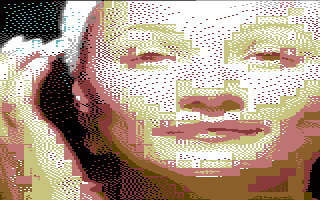
#> input picture koala/img00.png, 320 x 200 px
$ python photo_to_koala.py ../koala/img00.png out.png
#> lines starting #> are read from the running program, lines starting #| are printed output that depends on the picture
#!/usr/bin/env python3
"""
Photo -> C64 Koala multicolour bitmap (full 16-colour palette, FS dither).

Koala layout (load addr $6000), matches KickAss BF_KOALA:
  $0000-$1f3f  bitmap   (8000 bytes, 40x25 cells x 8 bytes)
  $1f40-$2327  screen   (1000 bytes: hi nibble=%01 colour, lo nibble=%10)
  $2328-$270f  colour   (1000 bytes: lo nibble=%11 colour)
  $2710        background ($d021, the shared %00 colour)

Multicolour bitmap: 160x200 logical px (each 2 hw px wide), 40x25 cells of
4x8 logical px. Per cell 4 colours: %00 global bg, %01/%10 from screen RAM
nibbles, %11 from colour RAM. We pick a global bg, then per cell choose the
best 3 of 16 palette colours, then a single global Floyd-Steinberg pass
quantises every pixel to the 4 colours of its own cell (error propagates
across cell borders -> less blockiness than per-cell dithering).

Usage:
  photo_to_koala.py in.png out.kla [--preview out.png] [--no-dither]
                                   [--bg N] [--contrast f] [--sat f]
"""
import argparse
import numpy as np
from PIL import Image, ImageEnhance

# Pepto PAL C64 palette (index = C64 colour number).
PALETTE = np.array([
    (0, 0, 0), (255, 255, 255), (136, 57, 57), (103, 182, 189),
    (139, 79, 171), (80, 175, 75), (64, 64, 173), (199, 196, 126),
    (139, 95, 41), (87, 66, 0), (191, 116, 116), (86, 86, 86),
    (128, 128, 128), (155, 226, 152), (124, 124, 219), (171, 171, 171),
], dtype=np.float64)


def best_global_bg(flat_q):
    """Most-frequent palette index over the whole image -> global bg."""
    counts = np.bincount(flat_q, minlength=16)
    return int(np.argmax(counts))


def pick_cell_palettes(img160, bg):
    """For each 4x8 cell pick the 3 palette colours (besides bg) that, with
    bg, minimise squared error over the cell's 32 pixels.

    Returns cellcols[25,40,3] of palette indices (the %01,%10,%11 colours)."""
    # squared distance from every pixel to every palette colour: [200,160,16]
    diff = img160[:, :, None, :] - PALETTE[None, None, :, :]
    d2 = np.einsum('hwpc,hwpc->hwp', diff, diff)  # [H,W,16]
    bgd = d2[:, :, bg]                            # error if pixel -> bg

    cellcols = np.zeros((25, 40, 3), dtype=np.int32)
    others = [c for c in range(16) if c != bg]
    # All 3-combos of the 15 non-bg colours = 455.
    from itertools import combinations
    combos = np.array(list(combinations(others, 3)), dtype=np.int32)  # [455,3]

    for cy in range(25):
        for cx in range(40):
            blkd = d2[cy*8:cy*8+8, cx*4:cx*4+4, :].reshape(32, 16)  # [32,16]
            bgcol = bgd[cy*8:cy*8+8, cx*4:cx*4+4].reshape(32)       # [32]
            # for each combo: per-pixel min over (the 3 combo colours + bg)
            cand = blkd[:, combos]                  # [32,455,3]
            cand_min = cand.min(axis=2)             # [32,455]
            tot = np.minimum(cand_min, bgcol[:, None]).sum(axis=0)  # [455]
            cellcols[cy, cx] = combos[int(np.argmin(tot))]
    return cellcols


def quantise(img160, bg, cellcols, dither):
    """Global FS dither; each pixel maps to the 4 colours of its cell.
    Returns idx[200,160] of palette indices actually used (one of bg + 3)."""
    H, W = 200, 160
    work = img160.copy()
    out = np.zeros((H, W), dtype=np.int32)
    for y in range(H):
        cy = y >> 3
        for x in range(W):
            cx = x >> 2
            allowed = (bg, *cellcols[cy, cx])
            px = work[y, x]
            diffs = PALETTE[list(allowed)] - px
            choice = allowed[int(np.argmin(np.einsum('ij,ij->i', diffs, diffs)))]
            out[y, x] = choice
            if dither:
                err = px - PALETTE[choice]
                if x+1 < W:            work[y, x+1] += err * (7/16)
                if y+1 < H:
                    if x > 0:          work[y+1, x-1] += err * (3/16)
                    work[y+1, x] += err * (5/16)
                    if x+1 < W:        work[y+1, x+1] += err * (1/16)
    return out


def encode_koala(idx, bg, cellcols):
    """idx[200,160] palette indices -> koala byte arrays."""
    bitmap = bytearray(8000)
    screen = bytearray(1000)
    colour = bytearray(1000)
    for cy in range(25):
        for cx in range(40):
            c1, c2, c3 = cellcols[cy, cx]            # %01,%10,%11
            screen[cy*40+cx] = ((int(c1) & 15) << 4) | (int(c2) & 15)
            colour[cy*40+cx] = int(c3) & 15
            lut = {bg: 0, int(c1): 1, int(c2): 2, int(c3): 3}
            for row in range(8):
                b = 0
                for col in range(4):
                    pix = int(idx[cy*8+row, cx*4+col])
                    b = (b << 2) | lut.get(pix, 0)
                bitmap[(cy*40+cx)*8+row] = b
    return bitmap, screen, colour


def render_preview(idx, path):
    pal = PALETTE.astype(np.uint8)
    rgb = pal[idx]                       # [200,160,3]
    img = Image.fromarray(rgb, 'RGB')
    img = img.resize((320, 200), Image.NEAREST)   # restore 2:1 px aspect
    img.save(path)


def main():
    ap = argparse.ArgumentParser()
    ap.add_argument('inp'); ap.add_argument('out')
    ap.add_argument('--preview'); ap.add_argument('--no-dither', action='store_true')
    ap.add_argument('--bg', type=int, default=-1)
    ap.add_argument('--contrast', type=float, default=1.0)
    ap.add_argument('--sat', type=float, default=1.0)
    ap.add_argument('--bright', type=float, default=1.0)
    a = ap.parse_args()

    im = Image.open(a.inp).convert('RGB')
#> im is the input picture: PIL image 320x200 RGB; mean R, G, B 180.1, 156.2, 137.4
    if a.bright != 1.0:   im = ImageEnhance.Brightness(im).enhance(a.bright)
    if a.contrast != 1.0: im = ImageEnhance.Contrast(im).enhance(a.contrast)
    if a.sat != 1.0:      im = ImageEnhance.Color(im).enhance(a.sat)
    im = im.resize((160, 200), Image.LANCZOS)   # 160 logical wide, 200 tall
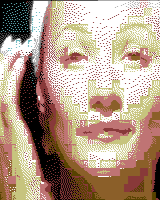
#> im: PIL image 160x200 RGB; mean R, G, B 180, 156.1, 137.3
    img160 = np.asarray(im, dtype=np.float64)

    flat_q = np.argmin(((img160[:, :, None, :] - PALETTE[None, None, :, :])**2)
                       .sum(3), axis=2).reshape(-1)
    bg = a.bg if a.bg >= 0 else best_global_bg(flat_q)
#> in best_global_bg, `counts = np.bincount(flat_q, minlength=16)`: counts = [3225, 10441, 3045, 178, 0, 0, 0, 5743, 2748, 785, 5108, 269, 78, 0, 0, 380]
#> bg = 1
    cellcols = pick_cell_palettes(img160, bg)
#> in pick_cell_palettes, `bgd = d2[:, :, bg]`:
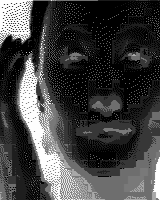
#> bgd: shape (200, 160) float64; min 0, max 195075, mean 49840.4; drawn with min black and max white
#> in pick_cell_palettes, `others = [c for c in range(16) if c != bg]`: others = [0, 2, 3, 4, 5, 6, 7, 8, 9, 10, 11, 12, 13, 14, 15]
#> in pick_cell_palettes, `combos = np.array(list(combinations(others, 3)), dtype=np.int32)`: combos = 455 rows, first 8: [0, 2, 3], [0, 2, 4], [0, 2, 5], [0, 2, 6], [0, 2, 7], [0, 2, 8], [0, 2, 9], [0, 2, 10]
#> after the loop in pick_cell_palettes, `for cy in range(25):`:
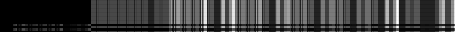
#> cand_min: shape (32, 455) float64; min 0, max 87723, mean 21040.9; drawn with min black and max white
#> after the loop in pick_cell_palettes, `for cy in range(25):`:
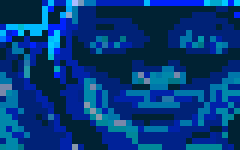
#> cellcols: shape (25, 40, 3) int32 (shown 6 times larger); mean of channels 0, 1, 2 0.134, 3.34, 7.21; drawn with min black and max white
    idx = quantise(img160, bg, cellcols, not a.no_dither)
#> after the loop in quantise, `for y in range(H):`:
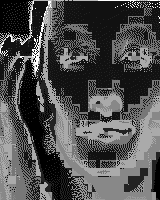
#> out: shape (200, 160) int32; min 0, max 15, mean 4.59; drawn with min black and max white
#> after the loop in quantise, `for y in range(H):`:
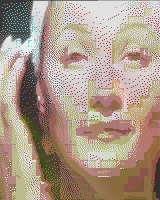
#> work: shape (200, 160, 3) float64; mean R, G, B 175.6, 147.1, 122.7; drawn with min black and max white
    bitmap, screen, colour = encode_koala(idx, bg, cellcols)

    with open(a.out, 'wb') as f:
        f.write(bytes([0x00, 0x60]))    # load addr $6000
        f.write(bitmap); f.write(screen); f.write(colour); f.write(bytes([bg]))
    if a.preview:
        render_preview(idx, a.preview)
    print(f"{a.inp} -> {a.out}  bg={bg}  ({len(bitmap)+2002} bytes koala)")
#| ../koala/img00.png -> out.png  bg=1  (10002 bytes koala)


if __name__ == '__main__':
    main()

$ run again, on koala/img03.png
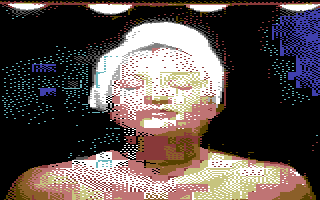
#> input picture koala/img03.png, 320 x 200 px
#> in main, im is the input picture: PIL image 320x200 RGB; mean R, G, B 91.7, 80.7, 77.6
#> im: PIL image 160x200 RGB
#> counts = [16259, 5664, 1574, 456, 0, 0, 1013, 1622, 1025, 656, 2705, 517, 121, 0, 0, 388]
#> bg = 0
#> in pick_cell_palettes, `bgd = d2[:, :, bg]`:
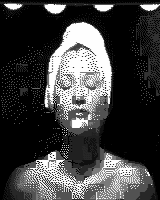
#> bgd: shape (200, 160) float64; min 0, max 195075, mean 49797.9; drawn with min black and max white
#> others = [1, 2, 3, 4, 5, 6, 7, 8, 9, 10, 11, 12, 13, 14, 15]
#> combos = 455 rows, first 8: [1, 2, 3], [1, 2, 4], [1, 2, 5], [1, 2, 6], [1, 2, 7], [1, 2, 8], [1, 2, 9], [1, 2, 10]
#> after the loop in quantise, `for y in range(H):`:
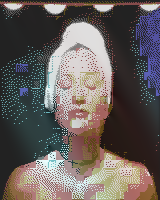
#> work: shape (200, 160, 3) float64; mean R, G, B 94, 84, 80.5; drawn with min black and max white
#| ../koala/img03.png -> out.png  bg=0  (10002 bytes koala)

$ run again, on koala/img04.png
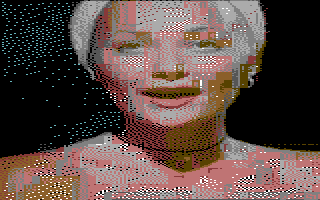
#> input picture koala/img04.png, 320 x 200 px
#> in main, im is the input picture: PIL image 320x200 RGB; mean R, G, B 92.5, 73.1, 67.6
#> im: PIL image 160x200 RGB
#> counts = [12710, 578, 1945, 314, 0, 0, 0, 0, 1637, 1385, 5204, 1088, 3253, 0, 0, 3886]
#> bg = 0
#> in pick_cell_palettes, `bgd = d2[:, :, bg]`:
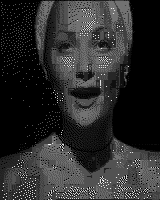
#> bgd: shape (200, 160) float64; min 0, max 195075, mean 33635.8; drawn with min black and max white
#> others = [1, 2, 3, 4, 5, 6, 7, 8, 9, 10, 11, 12, 13, 14, 15]
#> combos = 455 rows, first 8: [1, 2, 3], [1, 2, 4], [1, 2, 5], [1, 2, 6], [1, 2, 7], [1, 2, 8], [1, 2, 9], [1, 2, 10]
#> after the loop in quantise, `for y in range(H):`:
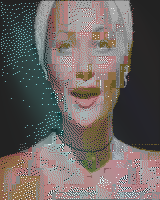
#> work: shape (200, 160, 3) float64; mean R, G, B 94.5, 83.9, 79.6; drawn with min black and max white
#| ../koala/img04.png -> out.png  bg=0  (10002 bytes koala)
